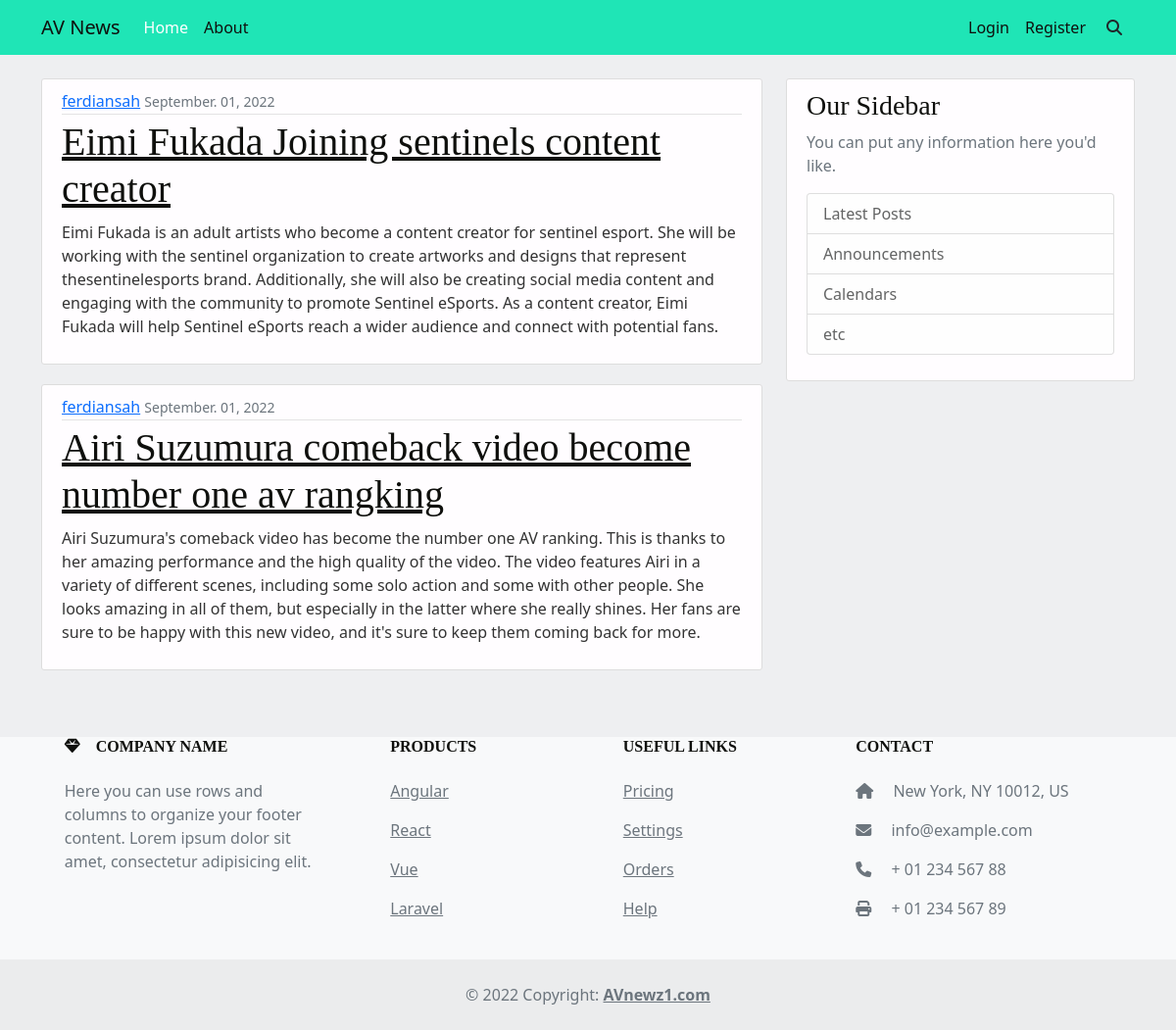
Before: / with the older database file.
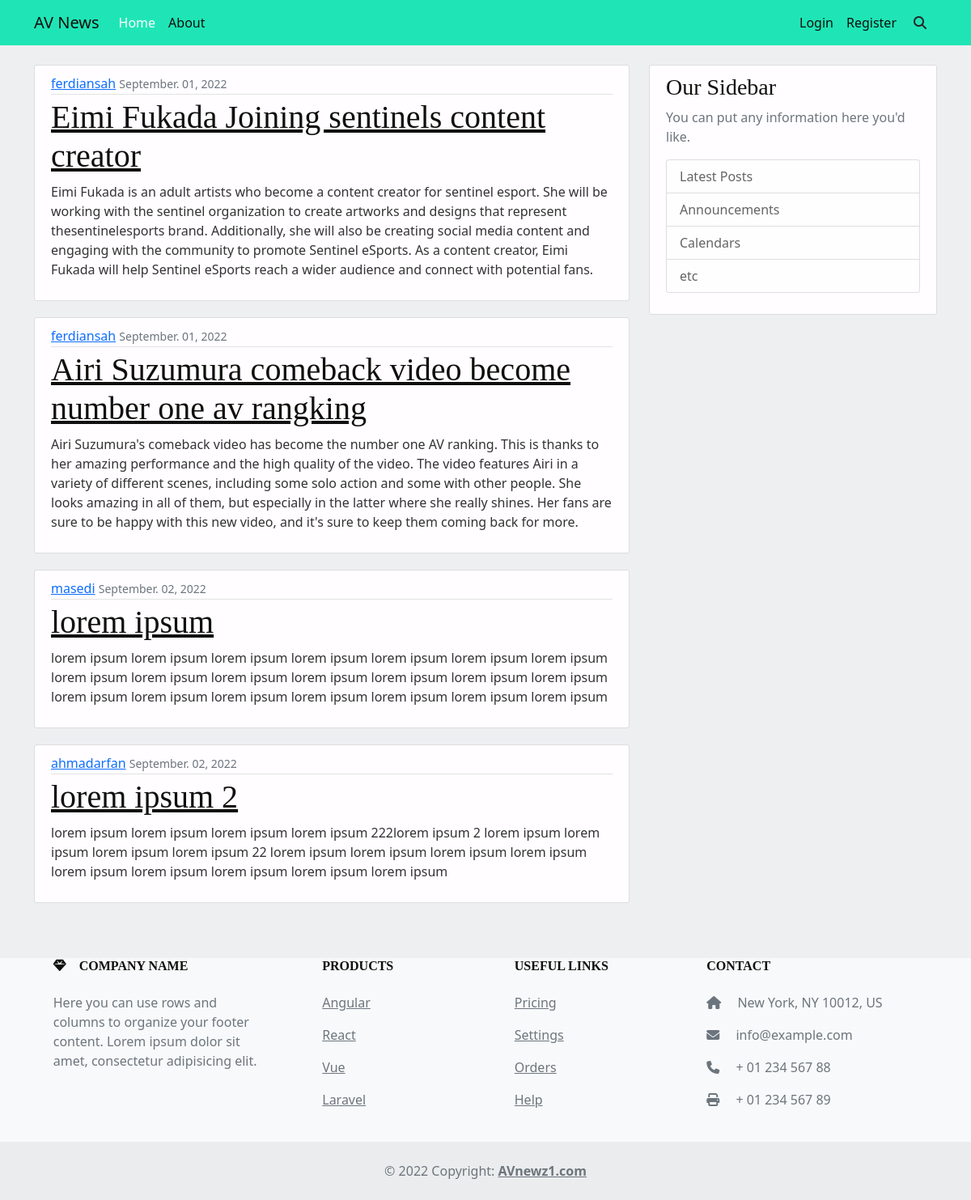
After: the same page with the newer database file.
### blog/models.py (models this page shows, shortened)
class Post(models.Model):
    title = models.CharField(max_length=100)
    content = models.TextField()
    date_posted = models.DateTimeField(default=timezone.now)
    author = models.ForeignKey(User, on_delete=models.CASCADE)

### blog/views.py (the view)
# urls.py: path('', views.home, name='blog-home'),
def home(request):
    context ={
        'posts': Post.objects.all()
    }
    return render(request, 'blog/home.html', context)

### blog/templates/blog/home.html
{% extends "blog/base.html" %}
{% block content %}
    {% for post in posts %}
        <article class="media content-section">
            <div class="media-body">
            <div class="article-metadata">
                <a class="mr-2" href="#">{{ post.author }}</a>
                <small class="text-muted">{{ post.date_posted|date:"F. d, Y" }}</small>
            </div>
            <h2 class="font-weight display-6"><a class="article-title" href="#">{{ post.title }}</a></h2>
            <p class="article-content">{{ post.content }}</p>
            </div>
        </article>
    {% endfor %}
{% endblock content %}

Changed rows visible on the page:
added Post: author "masedi", date_posted "September. 02, 2022", title "lorem ipsum", content "lorem ipsum lorem ipsum lorem ipsum lorem ipsum lorem ipsum lorem ipsum lorem ipsum lorem ipsum lorem ipsum lorem ipsum lorem ipsum lorem ipsum lorem ipsum lorem ipsum lorem ipsum lorem ipsum lorem ipsum lorem ipsum lorem ipsum lorem ipsum lorem ipsum"
added Post: author "ahmadarfan", date_posted "September. 02, 2022", title "lorem ipsum 2", content "lorem ipsum lorem ipsum lorem ipsum lorem ipsum 222lorem ipsum 2 lorem ipsum lorem ipsum lorem ipsum lorem ipsum 22 lorem ipsum lorem ipsum lorem ipsum lorem ipsum lorem ipsum lorem ipsum lorem ipsum lorem ipsum lorem ipsum"
